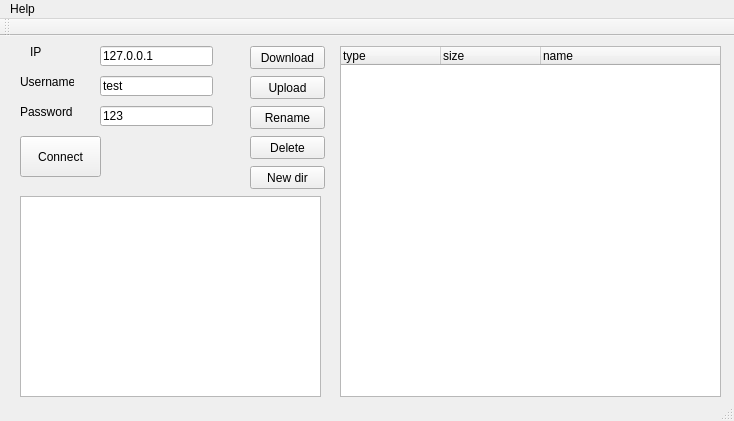
<?xml version="1.0" encoding="UTF-8"?>
<ui version="4.0">
 <class>ftpClient</class>
 <widget class="QMainWindow" name="ftpClient">
  <property name="geometry">
   <rect>
    <x>0</x>
    <y>0</y>
    <width>734</width>
    <height>421</height>
   </rect>
  </property>
  <property name="windowTitle">
   <string>ftpClient</string>
  </property>
  <widget class="QWidget" name="centralWidget">
   <widget class="QPushButton" name="connectButton">
    <property name="geometry">
     <rect>
      <x>20</x>
      <y>100</y>
      <width>81</width>
      <height>41</height>
     </rect>
    </property>
    <property name="text">
     <string>Connect</string>
    </property>
   </widget>
   <widget class="QLineEdit" name="ipEdit">
    <property name="geometry">
     <rect>
      <x>100</x>
      <y>10</y>
      <width>113</width>
      <height>20</height>
     </rect>
    </property>
    <property name="text">
     <string>127.0.0.1</string>
    </property>
   </widget>
   <widget class="QLineEdit" name="userEdit">
    <property name="geometry">
     <rect>
      <x>100</x>
      <y>40</y>
      <width>113</width>
      <height>20</height>
     </rect>
    </property>
    <property name="text">
     <string>test</string>
    </property>
   </widget>
   <widget class="QLabel" name="ipLabel">
    <property name="geometry">
     <rect>
      <x>30</x>
      <y>10</y>
      <width>54</width>
      <height>12</height>
     </rect>
    </property>
    <property name="text">
     <string>IP</string>
    </property>
   </widget>
   <widget class="QLabel" name="userLabel">
    <property name="geometry">
     <rect>
      <x>20</x>
      <y>40</y>
      <width>54</width>
      <height>12</height>
     </rect>
    </property>
    <property name="text">
     <string>Username</string>
    </property>
   </widget>
   <widget class="QLabel" name="passLabel">
    <property name="geometry">
     <rect>
      <x>20</x>
      <y>70</y>
      <width>54</width>
      <height>12</height>
     </rect>
    </property>
    <property name="text">
     <string>Password</string>
    </property>
   </widget>
   <widget class="QLineEdit" name="passEdit">
    <property name="geometry">
     <rect>
      <x>100</x>
      <y>70</y>
      <width>113</width>
      <height>20</height>
     </rect>
    </property>
    <property name="text">
     <string>123</string>
    </property>
   </widget>
   <widget class="QTextEdit" name="infoEdit">
    <property name="geometry">
     <rect>
      <x>20</x>
      <y>160</y>
      <width>301</width>
      <height>201</height>
     </rect>
    </property>
   </widget>
   <widget class="QPushButton" name="downButton">
    <property name="geometry">
     <rect>
      <x>250</x>
      <y>10</y>
      <width>75</width>
      <height>23</height>
     </rect>
    </property>
    <property name="text">
     <string>Download</string>
    </property>
   </widget>
   <widget class="QPushButton" name="upButton">
    <property name="geometry">
     <rect>
      <x>250</x>
      <y>40</y>
      <width>75</width>
      <height>23</height>
     </rect>
    </property>
    <property name="text">
     <string>Upload</string>
    </property>
   </widget>
   <widget class="QPushButton" name="renameButton">
    <property name="geometry">
     <rect>
      <x>250</x>
      <y>70</y>
      <width>75</width>
      <height>23</height>
     </rect>
    </property>
    <property name="text">
     <string>Rename</string>
    </property>
   </widget>
   <widget class="QPushButton" name="pushButton_2">
    <property name="geometry">
     <rect>
      <x>250</x>
      <y>100</y>
      <width>75</width>
      <height>23</height>
     </rect>
    </property>
    <property name="text">
     <string>Delete</string>
    </property>
   </widget>
   <widget class="QTreeWidget" name="fileTree">
    <property name="geometry">
     <rect>
      <x>340</x>
      <y>10</y>
      <width>381</width>
      <height>351</height>
     </rect>
    </property>
    <column>
     <property name="text">
      <string>type</string>
     </property>
    </column>
    <column>
     <property name="text">
      <string>size</string>
     </property>
    </column>
    <column>
     <property name="text">
      <string>name</string>
     </property>
    </column>
   </widget>
   <widget class="QPushButton" name="newButton">
    <property name="geometry">
     <rect>
      <x>250</x>
      <y>130</y>
      <width>75</width>
      <height>23</height>
     </rect>
    </property>
    <property name="text">
     <string>New dir</string>
    </property>
   </widget>
  </widget>
  <widget class="QMenuBar" name="menuBar">
   <property name="geometry">
    <rect>
     <x>0</x>
     <y>0</y>
     <width>734</width>
     <height>26</height>
    </rect>
   </property>
   <widget class="QMenu" name="menuHelp">
    <property name="title">
     <string>Help</string>
    </property>
   </widget>
   <addaction name="menuHelp"/>
  </widget>
  <widget class="QToolBar" name="mainToolBar">
   <attribute name="toolBarArea">
    <enum>TopToolBarArea</enum>
   </attribute>
   <attribute name="toolBarBreak">
    <bool>false</bool>
   </attribute>
  </widget>
  <widget class="QStatusBar" name="statusBar"/>
 </widget>
 <layoutdefault spacing="6" margin="11"/>
 <resources/>
 <connections/>
</ui>
